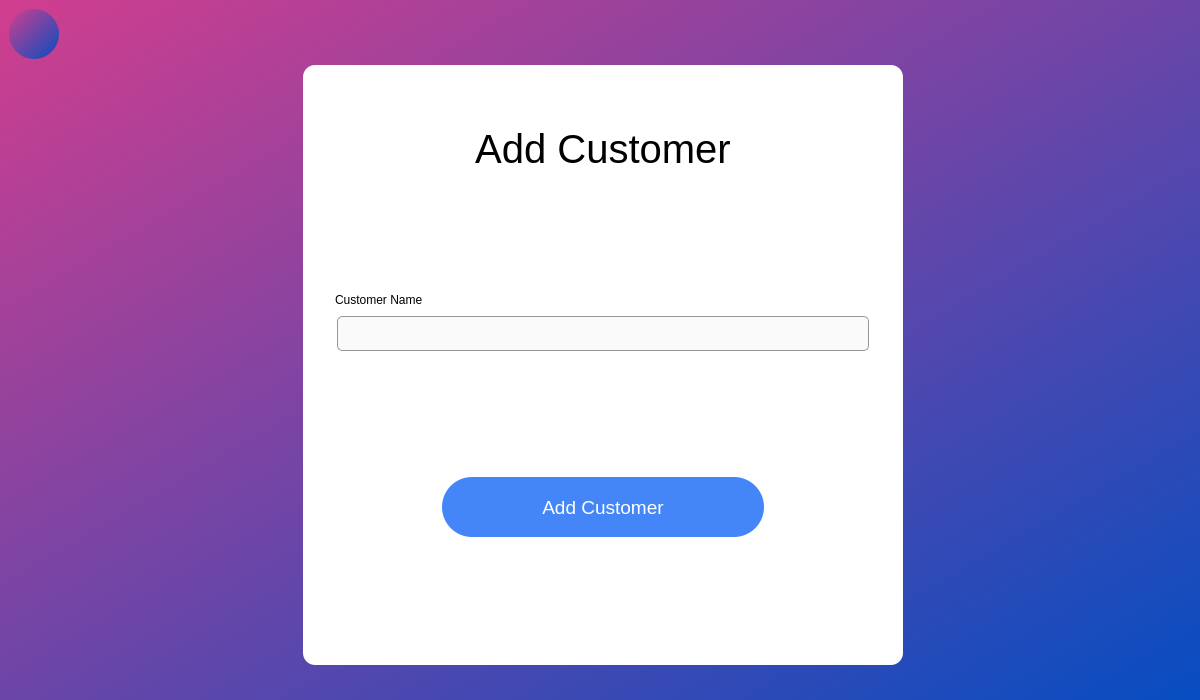
<?xml version="1.0" encoding="UTF-8"?>
<ui version="4.0">
 <class>MainWindow</class>
 <widget class="QMainWindow" name="MainWindow">
  <property name="geometry">
   <rect>
    <x>0</x>
    <y>0</y>
    <width>1200</width>
    <height>700</height>
   </rect>
  </property>
  <property name="windowTitle">
   <string>Add Customer</string>
  </property>
  <property name="styleSheet">
   <string notr="true">background-color: qlineargradient(spread:pad, x1:0, y1:0, x2:1, y2:1, stop:0 rgba(209, 62, 142, 255), stop:1 rgba(6, 77, 193, 255));</string>
  </property>
  <widget class="QWidget" name="centralwidget">
   <layout class="QGridLayout" name="gridLayout_2">
    <item row="0" column="0">
     <layout class="QGridLayout" name="gridLayout">
      <item row="0" column="1">
       <spacer name="verticalSpacer">
        <property name="orientation">
         <enum>Qt::Vertical</enum>
        </property>
        <property name="sizeHint" stdset="0">
         <size>
          <width>20</width>
          <height>40</height>
         </size>
        </property>
       </spacer>
      </item>
      <item row="1" column="0">
       <spacer name="horizontalSpacer">
        <property name="orientation">
         <enum>Qt::Horizontal</enum>
        </property>
        <property name="sizeHint" stdset="0">
         <size>
          <width>40</width>
          <height>20</height>
         </size>
        </property>
       </spacer>
      </item>
      <item row="1" column="2">
       <spacer name="horizontalSpacer_2">
        <property name="orientation">
         <enum>Qt::Horizontal</enum>
        </property>
        <property name="sizeHint" stdset="0">
         <size>
          <width>40</width>
          <height>20</height>
         </size>
        </property>
       </spacer>
      </item>
      <item row="2" column="1">
       <spacer name="verticalSpacer_2">
        <property name="orientation">
         <enum>Qt::Vertical</enum>
        </property>
        <property name="sizeHint" stdset="0">
         <size>
          <width>20</width>
          <height>40</height>
         </size>
        </property>
       </spacer>
      </item>
      <item row="1" column="1">
       <widget class="QWidget" name="widget" native="true">
        <property name="minimumSize">
         <size>
          <width>600</width>
          <height>600</height>
         </size>
        </property>
        <property name="styleSheet">
         <string notr="true">background-color: rgb(255, 255, 255);
border-radius: 12px;</string>
        </property>
        <layout class="QVBoxLayout" name="verticalLayout_4">
         <item>
          <layout class="QVBoxLayout" name="verticalLayout_3">
           <item>
            <widget class="QLabel" name="label_6">
             <property name="minimumSize">
              <size>
               <width>0</width>
               <height>150</height>
              </size>
             </property>
             <property name="font">
              <font>
               <family>Arial</family>
               <pointsize>30</pointsize>
               <weight>9</weight>
               <italic>false</italic>
               <bold>false</bold>
              </font>
             </property>
             <property name="styleSheet">
              <string notr="true">font: 75 30pt &quot;Arial&quot;;</string>
             </property>
             <property name="text">
              <string>Add Customer</string>
             </property>
             <property name="alignment">
              <set>Qt::AlignCenter</set>
             </property>
            </widget>
           </item>
           <item>
            <widget class="QLabel" name="label_2">
             <property name="maximumSize">
              <size>
               <width>16777215</width>
               <height>40</height>
              </size>
             </property>
             <property name="styleSheet">
              <string notr="true">font: 12pt &quot;Arial&quot;;
color: rgb(255, 0, 0);</string>
             </property>
             <property name="text">
              <string/>
             </property>
             <property name="alignment">
              <set>Qt::AlignCenter</set>
             </property>
            </widget>
           </item>
           <item>
            <widget class="QLabel" name="label_1">
             <property name="minimumSize">
              <size>
               <width>0</width>
               <height>60</height>
              </size>
             </property>
             <property name="styleSheet">
              <string notr="true">font: 14pt &quot;Arial&quot;;
margin: 0 20px;</string>
             </property>
             <property name="text">
              <string>Customer Name</string>
             </property>
             <property name="alignment">
              <set>Qt::AlignBottom|Qt::AlignLeading|Qt::AlignLeft</set>
             </property>
            </widget>
           </item>
           <item>
            <widget class="QLineEdit" name="lineEdit">
             <property name="minimumSize">
              <size>
               <width>0</width>
               <height>35</height>
              </size>
             </property>
             <property name="font">
              <font>
               <pointsize>12</pointsize>
              </font>
             </property>
             <property name="styleSheet">
              <string notr="true">margin: 0 25px;
padding-left: 10px;
background-color: rgb(250, 250, 250);
border: 1px solid rgb(150, 150, 150);
border-radius: 5px;</string>
             </property>
             <property name="maxLength">
              <number>100</number>
             </property>
            </widget>
           </item>
           <item>
            <spacer name="verticalSpacer_4">
             <property name="orientation">
              <enum>Qt::Vertical</enum>
             </property>
             <property name="sizeHint" stdset="0">
              <size>
               <width>20</width>
               <height>40</height>
              </size>
             </property>
            </spacer>
           </item>
           <item>
            <widget class="QPushButton" name="pushButton">
             <property name="minimumSize">
              <size>
               <width>0</width>
               <height>60</height>
              </size>
             </property>
             <property name="font">
              <font>
               <family>Arial</family>
               <pointsize>14</pointsize>
              </font>
             </property>
             <property name="cursor">
              <cursorShape>PointingHandCursor</cursorShape>
             </property>
             <property name="styleSheet">
              <string notr="true">margin: 0px 130px;
color: rgb(255, 255, 255);
background-color: rgb(68, 134, 247);
border-radius: 30px;</string>
             </property>
             <property name="text">
              <string>Add Customer</string>
             </property>
            </widget>
           </item>
           <item>
            <spacer name="verticalSpacer_3">
             <property name="orientation">
              <enum>Qt::Vertical</enum>
             </property>
             <property name="sizeHint" stdset="0">
              <size>
               <width>20</width>
               <height>40</height>
              </size>
             </property>
            </spacer>
           </item>
          </layout>
         </item>
        </layout>
       </widget>
      </item>
      <item row="0" column="0">
       <widget class="QPushButton" name="pushButton_2">
        <property name="minimumSize">
         <size>
          <width>50</width>
          <height>50</height>
         </size>
        </property>
        <property name="maximumSize">
         <size>
          <width>50</width>
          <height>50</height>
         </size>
        </property>
        <property name="cursor">
         <cursorShape>PointingHandCursor</cursorShape>
        </property>
        <property name="styleSheet">
         <string notr="true">QPushButton{
background-color: qlineargradient(spread:pad, x1:0, y1:0, x2:1, y2:1, stop:0 rgba(209, 62, 142, 255), stop:1 rgba(6, 77, 193, 255));
border-radius: 25px;
}
QPushButton:hover{
background-color: qlineargradient(spread:pad, x1:0, y1:0, x2:1, y2:1, stop:0 rgba(6, 77, 193, 255), stop:1 rgba(209, 62, 142, 255));
}</string>
        </property>
        <property name="text">
         <string/>
        </property>
        <property name="icon">
         <iconset>
          <normaloff>icons8-back-filled-50.png</normaloff>icons8-back-filled-50.png</iconset>
        </property>
        <property name="iconSize">
         <size>
          <width>40</width>
          <height>40</height>
         </size>
        </property>
       </widget>
      </item>
     </layout>
    </item>
   </layout>
  </widget>
 </widget>
 <resources/>
 <connections/>
</ui>
